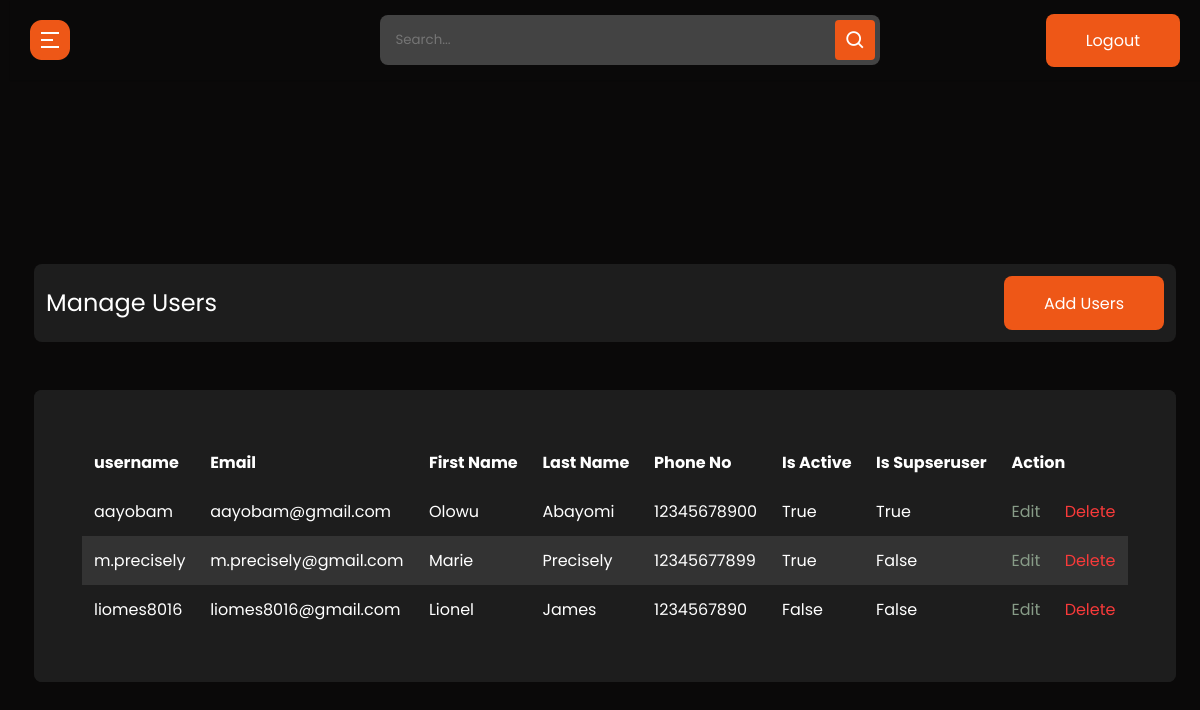
/admin-user-list/ (signed in), run on an earlier commit of the app's database.
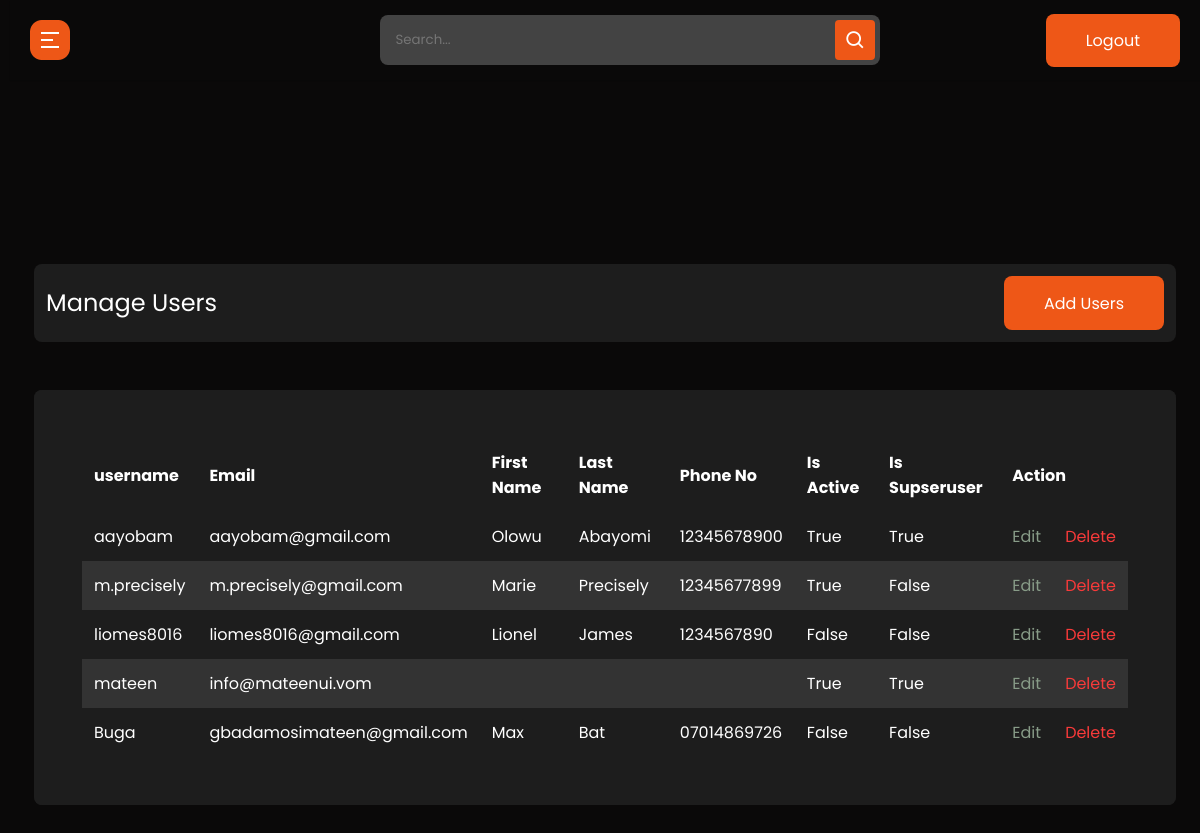
And on a later commit of the database.
### userprolog/models.py (models this page shows, shortened)
class User(AbstractBaseUser, PermissionsMixin):
    id = models.UUIDField(primary_key=True, default=uuid.uuid4, editable=False, unique=True)
    username = models.CharField(max_length=200, unique=True, blank=True)
    email = models.EmailField(max_length=200, unique=True, blank=False)
    first_name = models.CharField(max_length=200, blank=True)
    last_name = models.CharField(max_length=200, blank=True)
    phone_no = models.CharField(max_length=11,validators=[MaxLengthValidator(11)])
    profile_picture = models.ImageField(null=True, blank=True, default="default_user_image.jpeg", upload_to="profile_image/",)
    is_active = models.BooleanField(default=False)
    is_staff = models.BooleanField(default=False)
    is_superuser = models.BooleanField(default=False)
    date_joined = models.DateTimeField(auto_now_add=True)
    created = models.DateTimeField(auto_now_add=True)
    updated = models.DateTimeField(auto_now=True)
    objects = UserManager()
    EMAIL_FIELD = 'email'
    USERNAME_FIELD = 'username'
    REQUIRED_FIELDS = ['email',]

### cms/decorators.py (the view)
        def wrapper_func(request, *args, **kwargs):
            group = None
            if request.user.groups.exists():
                group = request.user.groups.all()[0].name
            if group in allowed_roles:
                return view_func(request, *args, **kwargs)
            else:
                return redirect("unauthorized-page")

### cms/views.py (called while the page is built)
@login_required(login_url='admin-login')
@allowed_user(allowed_roles=['admin'])
@admin_only
def admin_user_list(request):
    template_name = "cms/admin-user/index.html"
    users = User.objects.all()
    context = {"users":users}
    return render(request, template_name, context)

### cms/templates/cms/admin-user/index.html
{% extends 'admin_base.html' %}
{% load static %}
{% block content %}
  <section class="panel-section" style=margin-top:-700px>
    <div class="panel-content">
      <div class="page-wrapper admin-wrapper">
        <section class="alt-nav">
            <h4>Manage Users</h4>
            <a href="{% url 'admin-create-user' %}" class="btn">Add Users</a>
        </section>
        <div class="content-container">
          <section class="trade-table">
              <table>
                <thead>
                  <tr>
                    <th scope="col">username</th>
                    <th scope="col">Email</th>
                    <th scope="col">First Name</th>
                    <th scope="col">Last Name</th>
                    <th scope="col">Phone No</th>
                    <th scope="col">Is Active</th>
                    <th scope="col">Is Supseruser</th>
                    <th scope="col" colspan="2">Action</th>
                  </tr>
                </thead>
                <tbody>
                  {% for user in users %}
                    <tr>
                      <td data-label="Username">{{ user.username }}</td>
                      <td data-label="Email">{{ user.email }}</td>
                      <td data-label="First Name">{{ user.first_name|title }}</td>
                      <td data-label="Last Name">{{ user.last_name|title }}</td>
                      <td data-label="Phone No">{{ user.phone_no}}</td>
                      <td data-label="Is Active">{{ user.is_active}}</td>
                      <td data-label="Is Supseruser">{{ user.is_superuser }}</td>
                      <td data-label="Action"><a href="{% url 'admin-update-user' user.id %}" class="edit">Edit</a></td>
                      <td data-label="Action"><a href="{% url 'admin-delete-user' user.id %}" class="delete">Delete</a></td>
                    </tr>
                  {% endfor %}
                </tbody>
              </table>
          </section>
        </div>
      </div>
    </div>
  </section>
{% endblock content %}

What changed in the data, as far as the page shows it:
added User: username "mateen", email "info@mateenui.vom", is_active "True", is_superuser "True"
added User: username "Buga", email "gbadamosimateen@gmail.com", first_name "Max", last_name "Bat", phone_no "07014869726", is_active "False", is_superuser "False"
